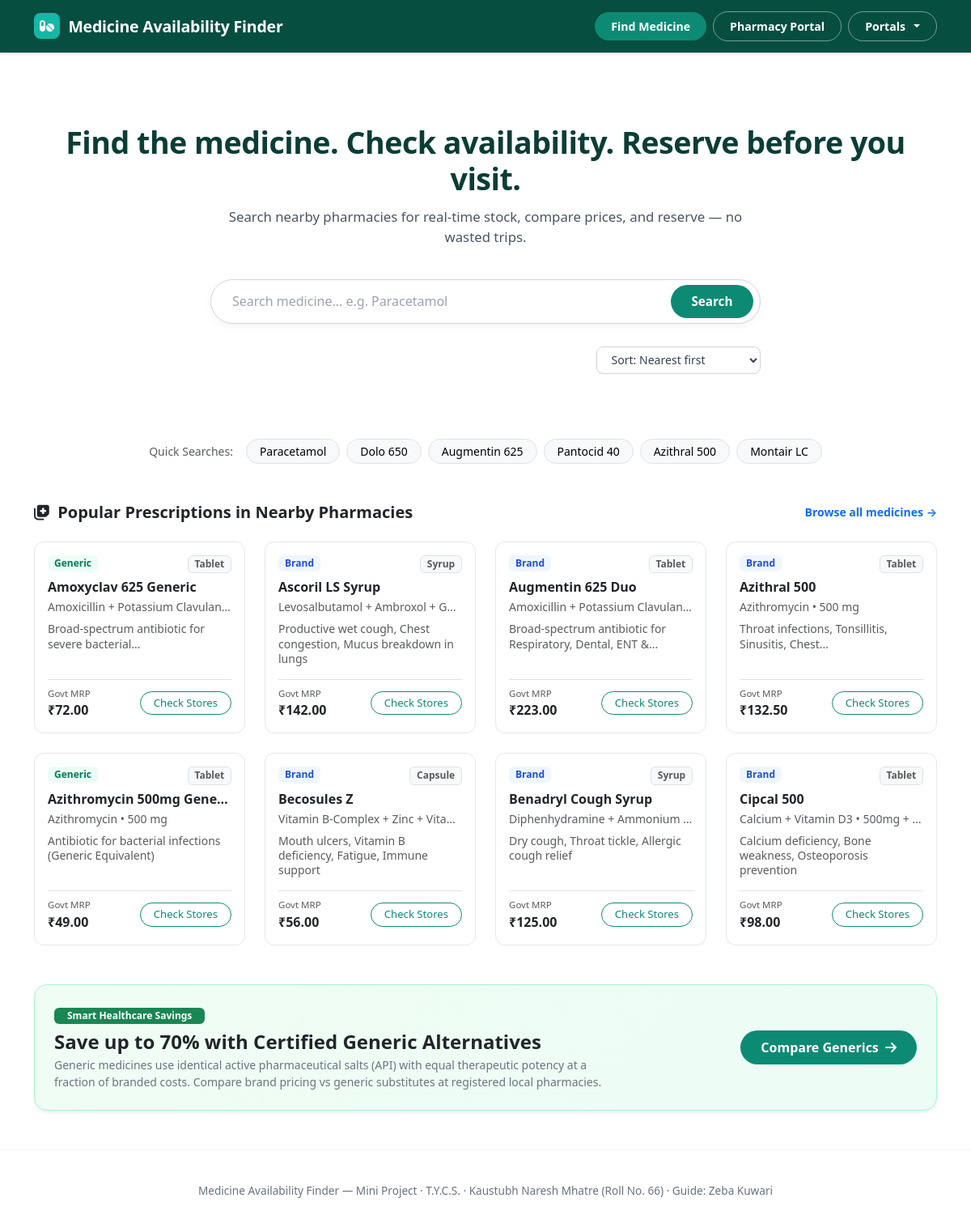
The page / on the database its author committed.
### models.py (models this page shows, shortened)
class Medicine(db.Model):
    __tablename__ = 'medicines'
    id = db.Column(db.Integer, primary_key=True)
    name = db.Column(db.String(150), nullable=False, index=True) # e.g. Dolo 650, Crocin Advance
    generic_name = db.Column(db.String(150), nullable=False, index=True) # e.g. Paracetamol
    strength = db.Column(db.String(50), nullable=False) # e.g. 650 mg, 500 mg
    category = db.Column(db.String(50), nullable=False, default='Tablet') # Tablet, Syrup, Capsule, Drops, Ointment
    manufacturer = db.Column(db.String(120), nullable=True) # e.g. Micro Labs, GSK, Cipla
    default_mrp = db.Column(db.Float, nullable=False, default=0.0)
    uses = db.Column(db.Text, nullable=True) # Medical indications / symptoms
    dosage_info = db.Column(db.String(250), nullable=True) # Dosage advice
    prescription_required = db.Column(db.Boolean, default=False)
    is_generic = db.Column(db.Boolean, default=False) # True if sold under pure generic name
    inventory_entries = db.relationship('StoreInventory', backref='medicine', lazy='dynamic', cascade='all, delete-orphan')
    supplier_listings = db.relationship('SupplierCatalog', backref='medicine', lazy='dynamic', cascade='all, delete-orphan')

### routes/customer_routes.py (the view)
@customer_bp.route('/')
def index():
    total_medicines = Medicine.query.count()
    total_stores = Store.query.filter_by(is_verified=True).count()
    total_suppliers = Supplier.query.filter_by(is_verified=True).count()
    featured_medicines = Medicine.query.order_by(Medicine.name).limit(8).all()
    categories = db.session.query(Medicine.category).distinct().all()
    categories = [c[0] for c in categories if c[0]]
    cities = db.session.query(Store.city).distinct().all()
    cities = [c[0] for c in cities if c[0]]
    return render_template(
        'index.html',
        total_medicines=total_medicines,
        total_stores=total_stores,
        total_suppliers=total_suppliers,
        featured_medicines=featured_medicines,
        categories=categories,
        cities=cities
    )

### templates/index.html (shortened to what this page needs)
{% extends 'base.html' %}
{% block content %}
<div class="container">
    <div class="hero-container">
        <h1 class="hero-heading">
            Find the medicine. Check availability. Reserve before you visit.
        </h1>
        <p class="hero-subtitle">
            Search nearby pharmacies for real-time stock, compare prices, and reserve &mdash; no wasted trips.
        </p>
        <div class="pill-search-container">
            <form action="{{ url_for('customer.search') }}" method="GET" id="search-form">
                <div class="pill-search-box">
                    <input type="text" name="q" id="medicine-search-input" class="pill-search-input"
                        placeholder="Search medicine... e.g. Paracetamol" autocomplete="off" required>
                    <button type="submit" class="pill-search-btn">
                        Search
                    </button>
                </div>
            </form>
        </div>
        <div class="sort-container">
            <select name="sort" class="sort-select" onchange="window.location.href='{{ url_for('customer.search') }}?q=Paracetamol&sort=' + this.value">
                <option value="distance_asc">Sort: Nearest first</option>
            </select>
        </div>
    </div>
    <div class="d-flex flex-wrap justify-content-center gap-2 mb-5">
        <span class="small text-muted align-self-center me-2">Quick Searches:</span>
        <a href="{{ url_for('customer.search', q='Paracetamol') }}" class="btn btn-sm btn-light border rounded-pill px-3">Paracetamol</a>
        <a href="{{ url_for('customer.search', q='Dolo 650') }}" class="btn btn-sm btn-light border rounded-pill px-3">Dolo 650</a>
        <a href="{{ url_for('customer.search', q='Augmentin 625 Duo') }}" class="btn btn-sm btn-light border rounded-pill px-3">Augmentin 625</a>
        <a href="{{ url_for('customer.search', q='Pantocid 40') }}" class="btn btn-sm btn-light border rounded-pill px-3">Pantocid 40</a>
        <a href="{{ url_for('customer.search', q='Azithral 500') }}" class="btn btn-sm btn-light border rounded-pill px-3">Azithral 500</a>
        <a href="{{ url_for('customer.search', q='Montair LC') }}" class="btn btn-sm btn-light border rounded-pill px-3">Montair LC</a>
    </div>
    <div class="mb-5">
        <div class="d-flex justify-content-between align-items-center mb-4">
            <h5 class="fw-bold text-dark mb-0">
                <i class="fa-solid fa-notes-medical text-teal me-1"></i> Popular Prescriptions in Nearby Pharmacies
            </h5>
            <a href="{{ url_for('customer.search', q='a') }}" class="text-teal text-decoration-none small fw-semibold">
                Browse all medicines &rarr;
            </a>
        </div>
        <div class="row g-4">
            {% for med in featured_medicines %}
            <div class="col-lg-3 col-md-4 col-sm-6">
                <div class="card card-medicine h-100 p-3">
                    <div class="d-flex justify-content-between align-items-start mb-2">
                        {% if med.is_generic %}
                        <span class="badge badge-generic px-2 py-1">Generic</span>
                        {% else %}
                        <span class="badge badge-brand px-2 py-1">Brand</span>
                        {% endif %}
                        <span class="badge bg-light text-muted border">{{ med.category }}</span>
                    </div>
                    <h6 class="fw-bold mb-1 text-truncate" title="{{ med.name }}">{{ med.name }}</h6>
                    <p class="small text-muted mb-2 text-truncate" title="{{ med.generic_name }}">
                        {{ med.generic_name }} &bull; {{ med.strength }}
                    </p>
                    <div class="small text-muted mb-3" style="min-height: 38px; line-height: 1.3;">
                        {{ med.uses | truncate(60) }}
                    </div>
                    <div class="mt-auto pt-2 border-top d-flex justify-content-between align-items-center">
                        <div>
                            <small class="text-muted d-block" style="font-size: 0.72rem;">Govt MRP</small>
                            <span class="fw-bold text-dark">{{ med.default_mrp | currency }}</span>
                        </div>
                        <a href="{{ url_for('customer.medicine_detail', medicine_id=med.id) }}" class="btn btn-sm btn-outline-teal rounded-pill px-3" style="border: 1px solid var(--teal-accent); color: var(--teal-accent); font-size: 0.82rem;">
                            Check Stores
                        </a>
                    </div>
                </div>
            </div>
            {% endfor %}
        </div>
    </div>
    <div class="card border-0 rounded-4 p-4 mb-5 shadow-sm" style="background: linear-gradient(135deg, #f0fdf4 0%, #ecfdf5 100%); border: 1.5px solid #a7f3d0 !important;">
        <div class="row align-items-center g-3">
            <div class="col-lg-8">
                <span class="badge bg-success mb-2 px-3 py-1">Smart Healthcare Savings</span>
                <h4 class="fw-bold text-dark mb-1">Save up to 70% with Certified Generic Alternatives</h4>
                <p class="text-secondary small mb-0">
                    Generic medicines use identical active pharmaceutical salts (API) with equal therapeutic potency at a fraction of branded costs.
                    Compare brand pricing vs generic substitutes at registered local pharmacies.
                </p>
            </div>
            <div class="col-lg-4 text-lg-end">
                <a href="{{ url_for('customer.search', q='Paracetamol') }}" class="btn rounded-pill px-4 py-2" style="background-color: var(--teal-accent); color: white; font-weight: 600;">
                    Compare Generics <i class="fa-solid fa-arrow-right ms-1"></i>
                </a>
            </div>
        </div>
    </div>
</div>
{% endblock %}

### templates/base.html (shortened to what this page needs)
<!DOCTYPE html>
<html lang="en">
<head>
    <link href="https://cdn.jsdelivr.net/npm/bootstrap@5.3.3/dist/css/bootstrap.min.css" rel="stylesheet">
    <link href="https://cdnjs.cloudflare.com/ajax/libs/font-awesome/6.5.2/css/all.min.css" rel="stylesheet">
    <link rel="stylesheet" href="https://unpkg.com/leaflet@1.9.4/dist/leaflet.css" />
    <link rel="stylesheet" href="{{ url_for('static', filename='css/style.css') }}">
</head>
<body>
    <header class="navbar-custom">
        <div class="container d-flex justify-content-between align-items-center">
            <a href="{{ url_for('customer.index') }}" class="brand-wrapper">
                <div class="brand-icon">
                    <i class="fa-solid fa-pills"></i>
                </div>
                <span class="brand-title">Medicine Availability Finder</span>
            </a>
            <div class="d-flex align-items-center gap-2">
                <a href="{{ url_for('customer.index') }}" class="nav-pill-btn">
                    Find Medicine
                </a>
                {% if is_logged_in and user_role == 'store' %}
                <a href="{{ url_for('store.dashboard') }}" class="nav-pill-btn" style="background-color: #047857;">
                    <i class="fa-solid fa-shop"></i> Store Dashboard
                </a>
                {% else %}
                <a href="{{ url_for('auth.login') }}" class="nav-pill-outline">
                    Pharmacy Portal
                </a>
                {% endif %}
                <div class="dropdown">
                    <button class="nav-pill-outline dropdown-toggle" type="button" data-bs-toggle="dropdown" aria-expanded="false">
                        {% if is_logged_in %}
                            <i class="fa-solid fa-circle-user"></i> {{ current_user.full_name | truncate(15) }}
                        {% else %}
                            Portals
                        {% endif %}
                    </button>
                </div>
            </div>
        </div>
    </header>
    <main class="flex-grow-1">
        {% block content %}{% endblock %}
    </main>
    <footer class="site-footer">
        <div class="container">
            Medicine Availability Finder — Mini Project &middot; T.Y.C.S. &middot; Kaustubh Naresh Mhatre (Roll No. 66) &middot; Guide: Zeba Kuwari
        </div>
    </footer>
</body>
</html>

### static/css/style.css (style rules this page uses)
:root { --primary-teal: #064e40; --primary-teal-dark: #04382e; --teal-accent: #0d8a74; --teal-accent-hover: #0a6f5d; --mint-badge: #14b8a6; --body-bg: #ffffff; --text-heading: #0a3d36; --text-sub: #4b5563; --border-light: #e5e7eb; --card-bg: #ffffff; --success-green: #10b981; --warning-amber: #f59e0b; --danger-red: #ef4444; }
body { font-family: 'Segoe UI', system-ui, -apple-system, sans-serif; background-color: var(--body-bg); color: #1f2937; min-height: 100vh; display: flex; flex-direction: column; }
.navbar-custom { background-color: var(--primary-teal); padding: 0.85rem 1rem; box-shadow: 0 2px 4px rgba(0, 0, 0, 0.08); }
.brand-wrapper { display: flex; align-items: center; gap: 0.65rem; text-decoration: none; }
.brand-icon { width: 32px; height: 32px; background-color: var(--mint-badge); border-radius: 8px; display: flex; align-items: center; justify-content: center; color: white; font-size: 1rem; font-weight: bold; }
.brand-title { color: #ffffff; font-weight: 700; font-size: 1.22rem; letter-spacing: -0.2px; margin: 0; }
.nav-pill-btn { background-color: var(--teal-accent); color: #ffffff !important; border-radius: 9999px; padding: 0.45rem 1.25rem; font-size: 0.88rem; font-weight: 600; text-decoration: none; transition: all 0.2s ease; border: none; display: inline-flex; align-items: center; gap: 0.4rem; }
.nav-pill-outline { background-color: transparent; color: #ffffff !important; border-radius: 9999px; padding: 0.45rem 1.25rem; font-size: 0.88rem; font-weight: 600; text-decoration: none; border: 1px solid rgba(255, 255, 255, 0.45); transition: all 0.2s ease; display: inline-flex; align-items: center; gap: 0.4rem; }
.hero-container { padding: 4.5rem 1rem 2.5rem 1rem; text-align: center; }
.hero-heading { color: var(--text-heading); font-weight: 800; font-size: 2.35rem; letter-spacing: -0.5px; margin-bottom: 0.75rem; }
.hero-subtitle { color: var(--text-sub); font-size: 1.05rem; max-width: 680px; margin: 0 auto 2.5rem auto; line-height: 1.5; }
.pill-search-container { max-width: 680px; margin: 0 auto; position: relative; }
.pill-search-box { display: flex; align-items: center; background: #ffffff; border: 1.5px solid #d1d5db; border-radius: 9999px; padding: 6px 8px 6px 24px; box-shadow: 0 4px 12px rgba(0, 0, 0, 0.04); transition: all 0.2s ease; }
.pill-search-input { border: none; outline: none; width: 100%; font-size: 1rem; color: #374151; background: transparent; }
.pill-search-input::placeholder { color: #9ca3af; }
.pill-search-btn { background-color: var(--teal-accent); color: #ffffff; border: none; border-radius: 9999px; padding: 0.55rem 1.6rem; font-size: 0.95rem; font-weight: 600; cursor: pointer; transition: background-color 0.2s ease; white-space: nowrap; }
.sort-container { max-width: 680px; margin: 1.75rem auto 2.5rem auto; display: flex; justify-content: flex-end; }
.sort-select { border: 1px solid #d1d5db; border-radius: 8px; padding: 0.35rem 0.85rem; font-size: 0.88rem; color: #374151; background-color: #ffffff; outline: none; cursor: pointer; }
.card-medicine { background: #ffffff; border: 1px solid var(--border-light); border-radius: 12px; transition: transform 0.2s, box-shadow 0.2s; }
.badge-generic { background-color: #ecfdf5; color: #047857; font-weight: 600; border-radius: 6px; font-size: 0.75rem; }
.badge-brand { background-color: #eff6ff; color: #1d4ed8; font-weight: 600; border-radius: 6px; font-size: 0.75rem; }
.site-footer { margin-top: auto; padding: 2.5rem 1rem; text-align: center; border-top: 1px solid #f3f4f6; color: #6b7280; font-size: 0.85rem; }

### rows shown on the page
Medicine: is_generic "Generic", category "Tablet", name "Amoxyclav 625 Generic", generic_name "Amoxicillin + Potassium Clavulan…", uses "Broad-spectrum antibiotic for severe bacterial...", default_mrp "₹72.00"
Medicine: is_generic "Brand", category "Syrup", name "Ascoril LS Syrup", generic_name "Levosalbutamol + Ambroxol + G…", uses "Productive wet cough, Chest congestion, Mucus breakdown in lungs", default_mrp "₹142.00"
Medicine: is_generic "Brand", category "Tablet", name "Augmentin 625 Duo", generic_name "Amoxicillin + Potassium Clavulan…", uses "Broad-spectrum antibiotic for Respiratory, Dental, ENT &...", default_mrp "₹223.00"
Medicine: is_generic "Brand", category "Tablet", name "Azithral 500", generic_name "Azithromycin", strength "500 mg", uses "Throat infections, Tonsillitis, Sinusitis, Chest...", default_mrp "₹132.50"
Medicine: is_generic "Generic", category "Tablet", name "Azithromycin 500mg Gene…", generic_name "Azithromycin", strength "500 mg", uses "Antibiotic for bacterial infections (Generic Equivalent)", default_mrp "₹49.00"
Medicine: is_generic "Brand", category "Capsule", name "Becosules Z", generic_name "Vitamin B-Complex + Zinc + Vita…", uses "Mouth ulcers, Vitamin B deficiency, Fatigue, Immune support", default_mrp "₹56.00"
Medicine: is_generic "Brand", category "Syrup", name "Benadryl Cough Syrup", generic_name "Diphenhydramine + Ammonium…", uses "Dry cough, Throat tickle, Allergic cough relief", default_mrp "₹125.00"
Medicine: is_generic "Brand", category "Tablet", name "Cipcal 500", generic_name "Calcium + Vitamin D3", strength "500mg +…", uses "Calcium deficiency, Bone weakness, Osteoporosis prevention", default_mrp "₹98.00"
